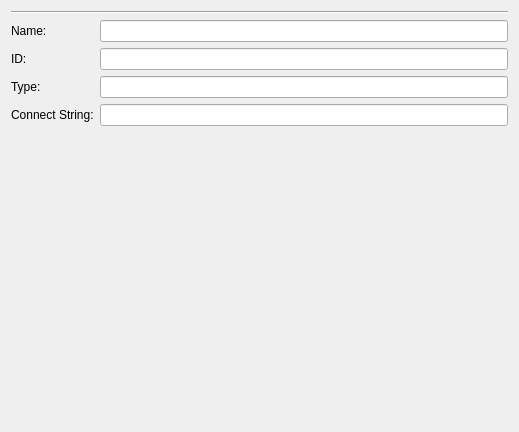
<?xml version="1.0" encoding="UTF-8"?>
<ui version="4.0">
 <class>TransportDetails</class>
 <widget class="MTEditDetails" name="TransportDetails">
  <property name="geometry">
   <rect>
    <x>0</x>
    <y>0</y>
    <width>519</width>
    <height>432</height>
   </rect>
  </property>
  <property name="windowTitle">
   <string>Form</string>
  </property>
  <layout class="QVBoxLayout" name="verticalLayout">
   <item>
    <widget class="Line" name="line">
     <property name="orientation">
      <enum>Qt::Horizontal</enum>
     </property>
    </widget>
   </item>
   <item>
    <layout class="QGridLayout" name="gridLayout">
     <item row="0" column="0">
      <widget class="QLabel" name="labelName">
       <property name="layoutDirection">
        <enum>Qt::LeftToRight</enum>
       </property>
       <property name="text">
        <string>Name:</string>
       </property>
       <property name="alignment">
        <set>Qt::AlignLeading|Qt::AlignLeft|Qt::AlignVCenter</set>
       </property>
      </widget>
     </item>
     <item row="5" column="0">
      <widget class="QLabel" name="labelConnect">
       <property name="text">
        <string>Connect String:</string>
       </property>
      </widget>
     </item>
     <item row="3" column="0">
      <widget class="QLabel" name="labelType">
       <property name="text">
        <string>Type:</string>
       </property>
      </widget>
     </item>
     <item row="2" column="0">
      <widget class="QLabel" name="labelID">
       <property name="text">
        <string>ID:</string>
       </property>
      </widget>
     </item>
     <item row="5" column="1">
      <widget class="QLineEdit" name="lineEditConnect">
       <property name="readOnly">
        <bool>false</bool>
       </property>
      </widget>
     </item>
     <item row="2" column="1">
      <widget class="QLineEdit" name="lineEditID">
       <property name="readOnly">
        <bool>true</bool>
       </property>
      </widget>
     </item>
     <item row="0" column="1">
      <widget class="QLineEdit" name="lineEditName">
       <property name="sizePolicy">
        <sizepolicy hsizetype="Expanding" vsizetype="Maximum">
         <horstretch>0</horstretch>
         <verstretch>0</verstretch>
        </sizepolicy>
       </property>
       <property name="alignment">
        <set>Qt::AlignLeading|Qt::AlignLeft|Qt::AlignTop</set>
       </property>
       <property name="readOnly">
        <bool>false</bool>
       </property>
      </widget>
     </item>
     <item row="3" column="1">
      <widget class="QLineEdit" name="lineEditType">
       <property name="readOnly">
        <bool>true</bool>
       </property>
      </widget>
     </item>
    </layout>
   </item>
   <item>
    <spacer name="verticalSpacer">
     <property name="orientation">
      <enum>Qt::Vertical</enum>
     </property>
     <property name="sizeHint" stdset="0">
      <size>
       <width>20</width>
       <height>266</height>
      </size>
     </property>
    </spacer>
   </item>
  </layout>
 </widget>
 <customwidgets>
  <customwidget>
   <class>MTEditDetails</class>
   <extends>QWidget</extends>
   <header>gui/widgets/editdetails.hpp</header>
   <container>1</container>
  </customwidget>
 </customwidgets>
 <resources/>
 <connections/>
</ui>
